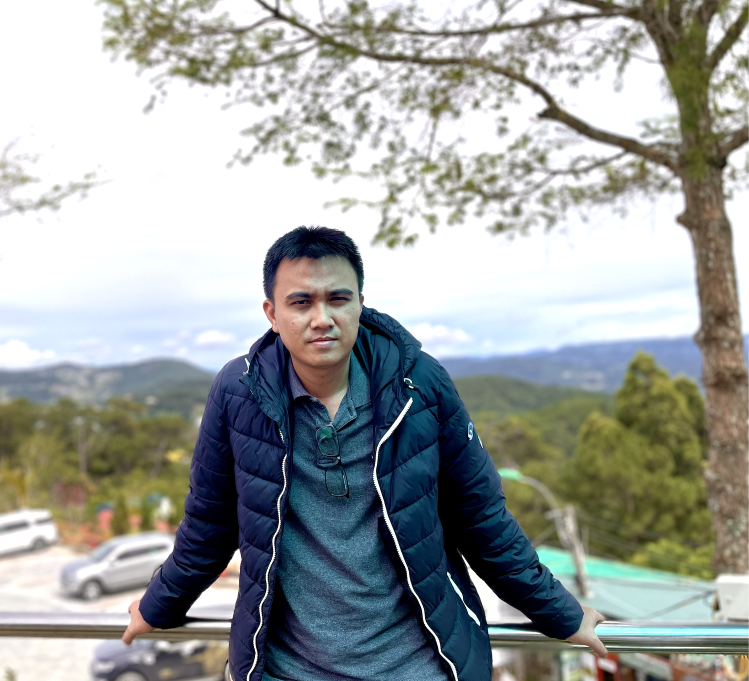
#> input picture assets/images/Me_2023-07-24_DL.png, 1498 x 1362 px (shown at 1/2 size)
$ python opencv_02.py
#> lines starting #> are read from the running program, lines starting #| are printed output that depends on the picture; after the words box and inside, x2 and y2 are one past the last pixel; in counts of white or black regions, pixels touching at a corner belong together
'''
OpenCV Python Tutorial

Covered in this #2 (Image Fundamentals and Manipulation):
    1. Image Representation
    2. Values that Represent our Pixels
    3. Accessing Pixel Values
    4. Changing Pixel Colors
    5. Copying & Pasting Parts of Image

Pixel in Image:
    blue green red
    [0,  0,    0]
    0-255
'''

import cv2 as cv
import random

try:
    img = cv.imread('../assets/images/Me_2023-07-24_DL.png', cv.IMREAD_COLOR) # numpy.ndarray
#> img is the input picture: shape (1362, 1498, 3); mean B, G, R 159.3, 161.3, 157
    print(f"img.shape \n {img.shape}") # (row, column, channels(D))
#| img.shape
#|  (1362, 1498, 3)
    print(f"img[0] \n {img[257]}") # row 257
#> (printed output is left out)
    print(f"img[257][45:400] \n {img[257][45:400]}")
#> (printed output is left out)

    # random and replace Pixels
    for i in range(100):
        for j in range(img.shape[1]):
            img[i][j] = [random.randint(0, 255), random.randint(0, 255), random.randint(0, 255)]
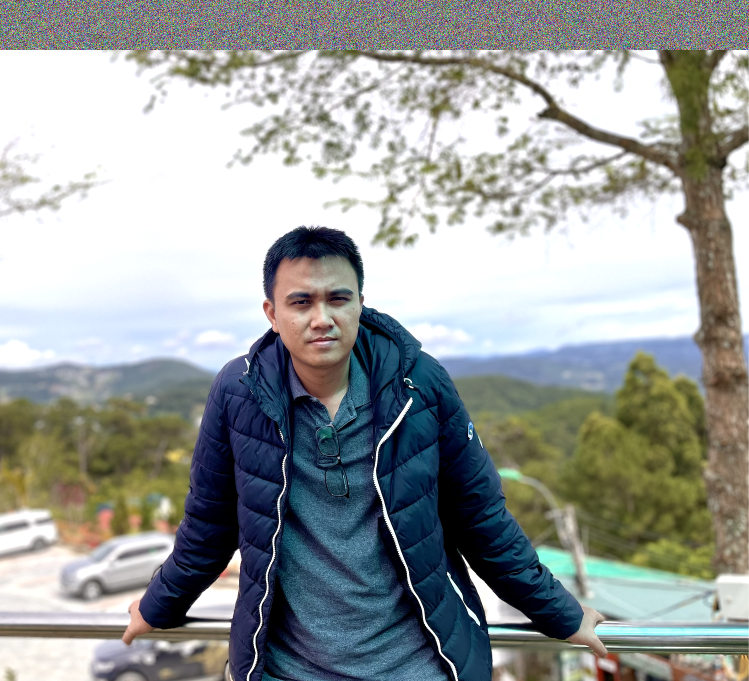
#> img: shape (1362, 1498, 3) (shown at 1/2 size); 7.34% of pixels changed, all inside (x1, y1, x2, y2) = (0, 0, 1498, 100)

    # copy and replace Pixels
    tag = img[400:700, 600:900]
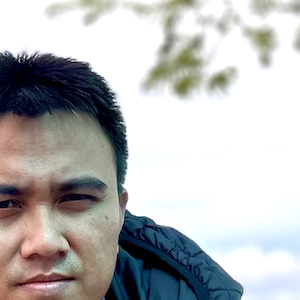
#> tag: shape (300, 300, 3); mean B, G, R 183.5, 182.9, 182.5
    img[100:300, 650:950] = tag

    cv.imshow('levantrungits', img)
    cv.waitKey(0)

except Exception as ex:
    print(f"Error: {ex}")

cv.destroyAllWindows()
